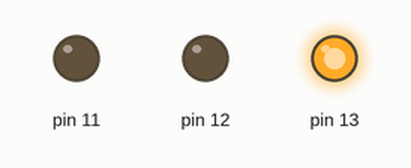
A sketch run on a simulated Arduino Uno, built with avr-gcc and run on an emulated ATmega328P. Parts: output pins drawn as LEDs (lit = HIGH).

Above: at 0.3 s.
At 1.0 s:
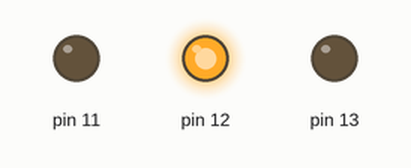
At 3.8 s:
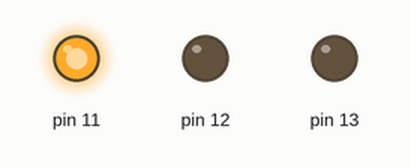
Timing chart, 0 to 4.8 s (numbered marks = the images above):
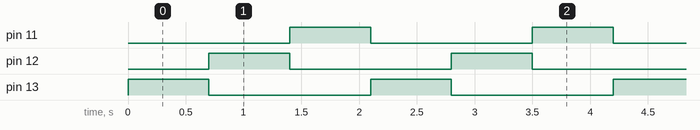

The sketch:

davy_sem_foro1.ino
```cpp
// C++ code
// Davy Pinheiro
void setup()
{
  pinMode(13, OUTPUT);
  pinMode(12, OUTPUT);
  pinMode(11, OUTPUT);
}

void loop()
{
  digitalWrite(13, HIGH);
  delay(700); // Wait for 700 millisecond(s)
  digitalWrite(13, LOW);
  digitalWrite(12, HIGH);
  delay(700); // Wait for 700 millisecond(s)
  digitalWrite(12, LOW);
  digitalWrite(11, HIGH);
  delay(700); // Wait for 700 millisecond(s)
  digitalWrite(11, LOW);
}
```

Measured:
- by itself, pin 11–13: alternates HIGH for 0.70 s and LOW for 1.4 s
- by itself, everything shown: repeats every 2.1 s, in 4 steps
